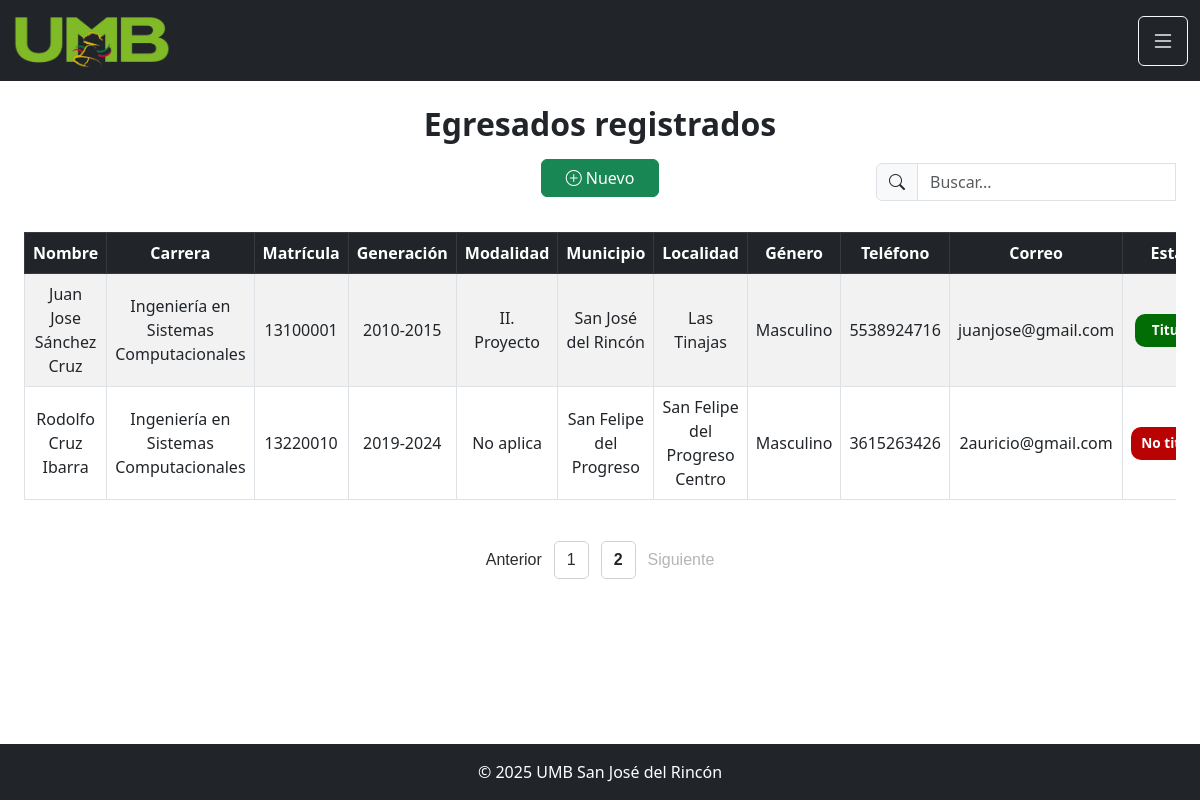
Page /egresados?pagina=2&buscar= (signed in) on the committed database.
### tables this page shows
CREATE TABLE egresados (
    id_egresado INTEGER PRIMARY KEY AUTOINCREMENT,
    nombre_completo TEXT NOT NULL,
    id_carrera INTEGER NOT NULL,
    matricula TEXT NOT NULL UNIQUE,
    generacion TEXT NOT NULL,
    estatus TEXT NOT NULL,
    id_municipio INTEGER NOT NULL,
    id_localidad INTEGER NOT NULL,
    genero TEXT NOT NULL,
    telefono TEXT,
    correo TEXT NOT NULL UNIQUE, fotografia TEXT, modalidad TEXT,

    FOREIGN KEY (id_carrera) REFERENCES carreras(id_carrera),
    FOREIGN KEY (id_municipio) REFERENCES municipios(id_municipio),
    FOREIGN KEY (id_localidad) REFERENCES localidades(id_localidad)
);

CREATE TABLE carreras (
    id_carrera INTEGER PRIMARY KEY AUTOINCREMENT,
    nombre_carrera TEXT NOT NULL,
    id_ues INTEGER NOT NULL,

    FOREIGN KEY (id_ues) REFERENCES ues(id_ues)
);

CREATE TABLE municipios (
    id_municipio INTEGER PRIMARY KEY AUTOINCREMENT,
    nombre_municipio TEXT NOT NULL,
    estado TEXT NOT NULL
);

CREATE TABLE localidades (
    id_localidad INTEGER PRIMARY KEY AUTOINCREMENT,
    nombre_localidad TEXT NOT NULL,
    id_municipio INTEGER NOT NULL,

    FOREIGN KEY (id_municipio) REFERENCES municipios(id_municipio)
);

### app.py (the view)
@app.route("/egresados")
def egresados():
    if "admin_id" not in session:
        return redirect(url_for("index"))
    import math
    buscar = request.args.get("buscar", "")
    pagina = int(request.args.get("pagina", 1))
    por_pagina = 3
    offset = (pagina - 1) * por_pagina
    conn = get_db_connection()
    cursor = conn.cursor()
    cursor.execute("""
        SELECT id_carrera, nombre_carrera
        FROM carreras
    """)
    carreras = cursor.fetchall()
    cursor.execute("""
        SELECT id_municipio, nombre_municipio
        FROM municipios
    """)
    municipios = cursor.fetchall()
    cursor.execute("""
        SELECT id_localidad,
               nombre_localidad,
               id_municipio
        FROM localidades
    """)
    localidades = cursor.fetchall()
    if buscar:
        cursor.execute("""
            SELECT COUNT(*)
            FROM egresados e
            JOIN carreras c ON e.id_carrera = c.id_carrera
            JOIN municipios m ON e.id_municipio = m.id_municipio
            JOIN localidades l ON e.id_localidad = l.id_localidad
            WHERE e.nombre_completo LIKE ?
               OR e.matricula LIKE ?
               OR c.nombre_carrera LIKE ?
        """, (f"%{buscar}%",)*3)
    else:
        cursor.execute("SELECT COUNT(*) FROM egresados")
    total = cursor.fetchone()[0]
    total_paginas = math.ceil(total / por_pagina)
    if buscar:
        cursor.execute("""
            SELECT
                e.id_egresado,
                e.nombre_completo,
                c.nombre_carrera,
                e.matricula,
                e.generacion,
                e.modalidad,
                m.nombre_municipio,
                l.nombre_localidad,
                e.genero,
                e.telefono,
                e.correo,
                e.estatus,
                e.fotografia
            FROM egresados e
            JOIN carreras c ON e.id_carrera = c.id_carrera
            JOIN municipios m ON e.id_municipio = m.id_municipio
            JOIN localidades l ON e.id_localidad = l.id_localidad
            WHERE e.nombre_completo LIKE ?
               OR e.matricula LIKE ?
               OR c.nombre_carrera LIKE ?
            ORDER BY e.id_egresado DESC
            LIMIT ? OFFSET ?
        """, (f"%{buscar}%",)*3 + (por_pagina, offset))
    else:
        cursor.execute("""
            SELECT
                e.id_egresado,
                e.nombre_completo,
                c.nombre_carrera,
                e.matricula,
                e.generacion,
                e.modalidad,
                m.nombre_municipio,
                l.nombre_localidad,
                e.genero,
                e.telefono,
                e.correo,
                e.estatus,
                e.fotografia
            FROM egresados e
            JOIN carreras c ON e.id_carrera = c.id_carrera
            JOIN municipios m ON e.id_municipio = m.id_municipio
            JOIN localidades l ON e.id_localidad = l.id_localidad
            ORDER BY e.id_egresado DESC
            LIMIT ? OFFSET ?
        """, (por_pagina, offset))
    egresados = cursor.fetchall()
    conn.close()
    return render_template(
        "egresados.html",
        egresados=egresados,
        carreras=carreras,
        municipios=municipios,
        localidades=localidades,
        pagina=pagina,
        total_paginas=total_paginas,
        buscar=buscar,
        nombre_admin=session.get("nombre_admin", "Administrador")
    )

### app.py (called while the page is built)
def get_db_connection():
    conn = sqlite3.connect("seguimiento_egresados.db")
    conn.row_factory = sqlite3.Row
    return conn

### templates/egresados.html (shortened to what this page needs)
<!DOCTYPE html>
<html lang="es">
<head>
<link rel="stylesheet" href="/static/css/egresados.css" />
<link href="https://cdn.jsdelivr.net/npm/bootstrap@5.3.0/dist/css/bootstrap.min.css" rel="stylesheet">
<link rel="stylesheet" href="https://cdn.jsdelivr.net/npm/bootstrap-icons@1.11.1/font/bootstrap-icons.css">
</head>
<body>
<nav class="navbar navbar-expand-lg navbar-dark bg-dark">
    <div class="container-fluid">
        <a class="navbar-brand" href="#">
            <img src="/static/img/umb.png" alt="Logo" width="160" height="55">
        </a>
        <button class="btn btn-outline-light ms-auto" onclick="toggleMenu()">
            <i class="bi bi-list fs-4"></i>
        </button>
    </div>
</nav>
<main class="container-fluid mt-4 px-4">
<h2 class="text-center fw-bold">Egresados registrados</h2>
<div class="text-center mt-3 mb-3">
    <button class="btn btn-success px-4" data-bs-toggle="modal" data-bs-target="#modalNuevo">
        <i class="bi bi-plus-circle"></i> Nuevo
    </button>
</div>
<form class="d-flex justify-content-end mb-3" onsubmit="return false;">
  <div class="input-group" style="max-width:300px; position:relative;">
    <span class="input-group-text">
      <i class="bi bi-search"></i>
    </span>
    <input type="text"
      id="inputBuscar"
      class="form-control"
      placeholder="Buscar..."
      value="{{ buscar }}"
      autocomplete="off">
  </div>
</form>
<div class="table-responsive">
<table class="table table-striped table-bordered text-center align-middle">
<thead class="table-dark">
<tr>
    <th>Nombre</th>
    <th>Carrera</th>
    <th>Matrícula</th>
    <th>Generación</th>
    <th>Modalidad</th>
    <th>Municipio</th>
    <th>Localidad</th>
    <th>Género</th>
    <th>Teléfono</th>
    <th>Correo</th>
    <th>Estatus</th>
</tr>
</thead>
<tbody>
{% for egresado in egresados %}
<tr>
    <td>{{ egresado.nombre_completo }}</td>
    <td>{{ egresado.nombre_carrera }}</td>
    <td>{{ egresado.matricula }}</td>
    <td>{{ egresado.generacion }}</td>
    <td>{{ egresado.modalidad }}</td>
    <td>{{ egresado.nombre_municipio }}</td>
    <td>{{ egresado.nombre_localidad }}</td>
    <td>{{ egresado.genero }}</td>
    <td>{{ egresado.telefono }}</td>
    <td>{{ egresado.correo }}</td>
    <td>
    {% if egresado.estatus == "No titulado" %}
        <span class="badge-estatus badge-egresado">No titulado</span>
    {% elif egresado.estatus == "En proceso" %}
        <span class="badge-estatus badge-seguimiento">En proceso</span>
    {% elif egresado.estatus == "Titulado" %}
        <span class="badge-estatus badge-titulado">Titulado</span>
    {% else %}
        {{ egresado.estatus }}
    {% endif %}
</td>
</tr>
{% endfor %}
</tbody>
</table>
</div>
<div class="paginacion">
{% if pagina > 1 %}
    <a href="?pagina={{ pagina-1 }}&buscar={{ buscar }}">Anterior</a>
{% else %}
    <span class="disabled">Anterior</span>
{% endif %}
{% if pagina == 1 %}
    <span class="pagina-activa">1</span>
{% else %}
    <a class="pagina" href="?pagina=1&buscar={{ buscar }}">1</a>
{% endif %}
{% if total_paginas > 1 %}
    {% if pagina == total_paginas %}
        <span class="pagina-activa">{{ total_paginas }}</span>
    {% else %}
        <a class="pagina" href="?pagina={{ total_paginas }}&buscar={{ buscar }}">
            {{ total_paginas }}
        </a>
    {% endif %}
{% endif %}
{% if pagina < total_paginas %}
    <a href="?pagina={{ pagina+1 }}&buscar={{ buscar }}">Siguiente</a>
{% else %}
    <span class="disabled">Siguiente</span>
{% endif %}
</div>
</main>
<footer class="footer text-center p-3 bg-dark text-white">
© 2025 UMB San José del Rincón
</footer>
</body>
</html>

### static/css/egresados.css (style rules this page uses)
body { margin: 0; font-family: Arial, sans-serif; }
.footer { background-color: #212529; color: white; width: 100%; margin-top: auto; }
body { display:flex; flex-direction:column; min-height:100vh; }
main { flex:1; }
.paginacion { display: flex; justify-content: center; align-items: center; gap: 12px; margin-top: 25px; font-family: Arial; }
.paginacion a { text-decoration: none; color: #2d2d2d; font-weight: 500; }
.paginacion .disabled { color: #b5b5b5; }
.pagina, .pagina-activa { padding: 6px 12px; border: 1px solid #d1d1d1; border-radius: 5px; }
.pagina { background: white; }
.pagina-activa { background: white; font-weight: bold; }
.badge-estatus { padding:6px 10px; border-radius:10px; font-weight:bold; }
.badge-egresado { background:#b90202; color:white; }
.badge-titulado { background:#026d05; color:white; }
.badge-estatus { white-space: nowrap; display: inline-block; padding: 6px 10px; font-size: 0.85rem; min-width: 90px; text-align: center; }
.input-group { margin-top: -50px; margin-bottom: 15px; display: flex; justify-content: flex-end; }

### rows in the picture
egresados: nombre_completo "Juan Jose Sánchez Cruz", nombre_carrera "Ingeniería en Sistemas Computacionales", matricula "13100001", generacion "2010-2015", modalidad "II. Proyecto", nombre_municipio "San José del Rincón", nombre_localidad "Las Tinajas", genero "Masculino", telefono "5538924716", correo "juanjose@gmail.com", estatus "Titulado"
egresados: nombre_completo "Rodolfo Cruz Ibarra", nombre_carrera "Ingeniería en Sistemas Computacionales", matricula "13220010", generacion "2019-2024", modalidad "No aplica", nombre_municipio "San Felipe del Progreso", nombre_localidad "San Felipe del Progreso Centro", genero "Masculino", telefono "3615263426", correo "2auricio@gmail.com", estatus "No…"

### other values in the picture
{{ total_paginas }} "2"
